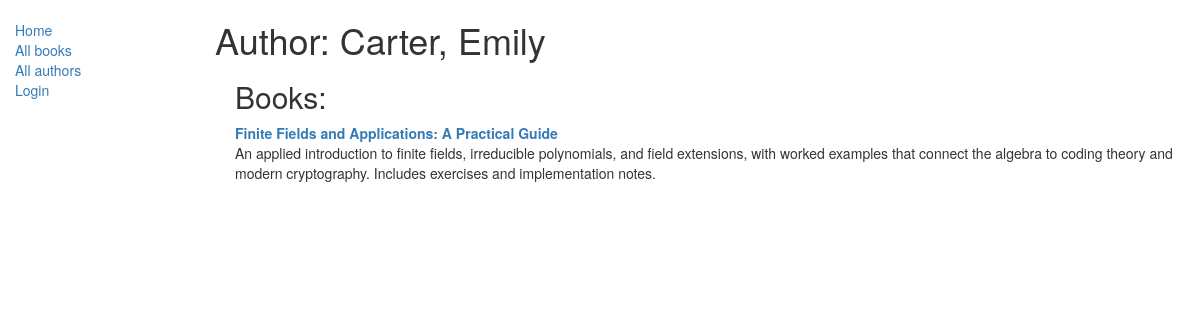
/catalog/author/3, run on the app's committed database.
### catalog/models.py (models this page shows, shortened)
class Author(models.Model):
    first_name = models.CharField(max_length=100)
    last_name = models.CharField(max_length=100)
    date_of_birth = models.DateField(null = True, blank=True)
    date_of_death = models.DateField(null = True, blank=True)
    class Meta:
        ordering = ['last_name', 'first_name']

class Book(models.Model):
    title = models.CharField(max_length=200)
    author = models.ForeignKey('Author', on_delete=models.SET_NULL, null=True)   # 当外键指向的author对象被删除时，引用它的记录字段（这里是ForeignKey）会被自动设为NULL
    summary = models.TextField(blank=True, null=True, max_length=1000,
                               help_text="Enter a brief description of the book")
    isbn = models.CharField("ISBN", max_length=13,
                            help_text='13 Character <a href="https://www.isbn-international.org/content/what-isbn">ISBN number</a>')
    genre = models.ManyToManyField(Genre, help_text="Select a genre for this book")
    language = models.ForeignKey('Language', on_delete=models.SET_NULL, null=True)
    class Meta:
        ordering = ['title', 'author']
    def display_genre(self):     # 用于显示genre（多对多情况下）正常不能显示在Book管理界面下的情况
        """
        Creates a string for the Genre. This is required to display genre in Admin.
        """
        return ', '.join([genre.name for genre in self.genre.all()[:3]])      # self.genre.all()[:3]找到对应实例的genre，然后拼接成字符串就可以使用了
    display_genre.short_description = 'Genre'    # 定义该方法的域字段名（列表头名）

### catalog/views.py (the view)
# urls.py: path('author/<int:pk>', views.AuthorDetailView.as_view(), name='author-detail'),
class AuthorDetailView(generic.DetailView):
    model = Author
    template_name = 'author_detail.html'

### catalog/templates/author_detail.html (shortened to what this page needs)
{% extends "base_generic.html" %}
{% block content %}
  <h1>Author: {{ author.first_name }}, {{author.last_name}}</h1>
    <div style="margin-left:20px;margin-top:20px">
        <h2>Books:</h2>
        {% for book in author.book_set.all %}
            <a href="{% url 'book-detail' book.pk%}"><strong>{{ book.title }}</strong></a>
            <p>{{ book.summary }}</p>
        {% endfor %}
    </div>
{% endblock %}

### data on the page
Author: first_name "Carter", last_name "Emily"
Book: title "Finite Fields and Applications: A Practical Guide", summary "An applied introduction to finite fields, irreducible polynomials, and field extensions, with worked examples that connect the algebra to coding theory and modern cryptography. Includes exercises and implementation notes."
